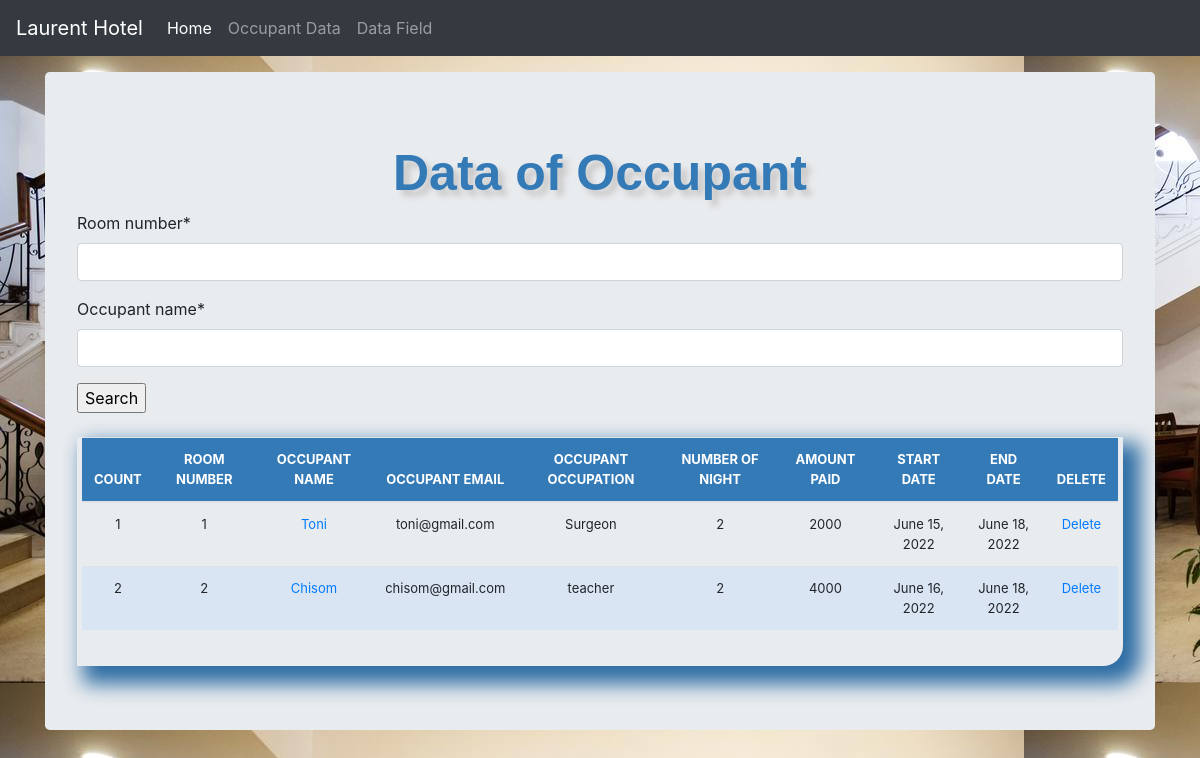
The page /occupant_data/ on the database its author committed.
### HMS/models.py (models this page shows, shortened)
class Record(models.Model):
    id = models.AutoField(max_length=50, primary_key=True)
    room_number = models.IntegerField(max_length=50)
    amount_paid = models.IntegerField(max_length=1000000)
    occupant_name = models.CharField(max_length=100)
    occupant_email = models.EmailField(max_length=50)
    occupant_occupation = models.CharField(max_length=100)
    number_of_night = models.IntegerField(max_length=50)
    start_date = models.DateField(auto_now_add=False, auto_now=False)
    end_date = models.DateField(auto_now_add=False, auto_now=False)

### HMS/views.py (the view, shortened to what this page needs)
# urls.py: path('occupant_data/', views.occupant_data, name='occupant_data'),
def occupant_data(request):
    header = 'Data of Occupant'
    form = RecordSearchForm(request.POST or None)
    queryset = Record.objects.all()
    context = {
        "header": header,
        "queryset": queryset,
        "form": form,
    }
    return render(request, "occupant_data.html",context)

### HMS/forms.py
class RecordSearchForm(forms.ModelForm):
    class Meta:
        model = Record
        fields = ['room_number', 'occupant_name']

### HMS/templates/occupant_data.html (shortened to what this page needs)
{% load static %}
{% load crispy_forms_tags %}
<!DOCTYPE html>
<html lang="en">
  <head>
    <link rel="stylesheet" type="text/css" href="{% static 'css/stylesheet.css' %}" />
<link href="{% static 'css/stylesheet.css' %}" rel="stylesheet">
<link href="{% static 'css/bootstrap.min.css' %}" rel="stylesheet">
    <link href="{% static 'css/navbar-top-fixed.css' %}" rel="stylesheet">
  </head>
  <body>
{% include 'navbar.html' %}
<main role="main" class="container">
  <div class="jumbotron">
    <div class="header">{{header}}</div>
    <form method='POST' action=''>{% csrf_token %}
        {{form|crispy}}
        <input type="submit" value='Search'/>
    </form>
    <br>
      <div class="display_table">
        <table class='table'>
          <thead>
            <tr>
              <th>COUNT</th>
              <th>ROOM NUMBER</th>
              <th>OCCUPANT NAME</th>
              <th>OCCUPANT EMAIL</th>
              <th>OCCUPANT OCCUPATION</th>
              <th>NUMBER OF NIGHT</th>
              <th>AMOUNT PAID</th>
              <th>START DATE</th>
              <th>END DATE</th>
              <th>DELETE</th>
            </tr>
          </thead>
        {% for instance in queryset %}
              <td>{{forloop.counter}}</td>
              <td>{{instance.room_number}}</td>
              <td><a href="{% url 'update_data' instance.id %}">{{instance.occupant_name}}</a></td>
              <td>{{instance.occupant_email}}</td>
              <td>{{instance.occupant_occupation}}</td>
              <td>{{instance.number_of_night}}</td>
              <td>{{instance.amount_paid}}</td>
              <td>{{instance.start_date}}</td>
              <td>{{instance.end_date}}</td>
              <td><a href="{% url 'delete_data' instance.id %}">Delete</a></td>
        {% endfor %}
      </table>
    </div>
  </div>
</main>
</body>
</html>

### HMS/templates/navbar.html (shortened to what this page needs)
<nav class="navbar navbar-expand-md navbar-dark fixed-top bg-dark">
    <a class="navbar-brand" href="#">Laurent Hotel</a>
    <div class="collapse navbar-collapse" id="navbarCollapse">
      <ul class="navbar-nav mr-auto">
          <li class="nav-item active">
              <a class="nav-link" href="/">Home <span class="sr-only">(current)</span></a>
            </li>
            <li class="nav-item">
              <a class="nav-link" href="/occupant_data">Occupant Data</a>
            </li>
            <li class="nav-item">
              <a class="nav-link" href="/add_occupants">Data Field</a>
            </li>
      </ul>
    </div>
  </nav>

### HMS/static/css/stylesheet.css (style rules this page uses)
body { background-color: #34eb6b; background-image: url("../img/desk.jpg"); }
.table { font-size: 13px; text-align: Center; width: 95%; margin: auto; }
th { background-color: #337ab7; color: white; }
.display_table { border-bottom-right-radius: 20px; padding-left: 5px; padding-right: 5px; padding-bottom: 20px; box-shadow: 12px 12px 20px 6px #2e6da4; }
.header { font-family: helvetica; color: #337ab7; font-size: 50px; text-align: center; width: 100%; text-shadow: 6px 6px 6px #c9c6c6; display: block; font-weight: bolder; }

### HMS/static/css/navbar-top-fixed.css (style rules this page uses)
body { min-height: 75rem; padding-top: 4.5rem; }

### rows shown on the page
Record: room_number "1", occupant_name "Toni", occupant_email "toni@gmail.com", occupant_occupation "Surgeon", number_of_night "2", amount_paid "2000", start_date "June 15, 2022", end_date "June 18, 2022"
Record: room_number "2", occupant_name "Chisom", occupant_email "chisom@gmail.com", occupant_occupation "teacher", number_of_night "2", amount_paid "4000", start_date "June 16, 2022", end_date "June 18, 2022"

### other values the page prints
{{ header }} "Data of Occupant"
